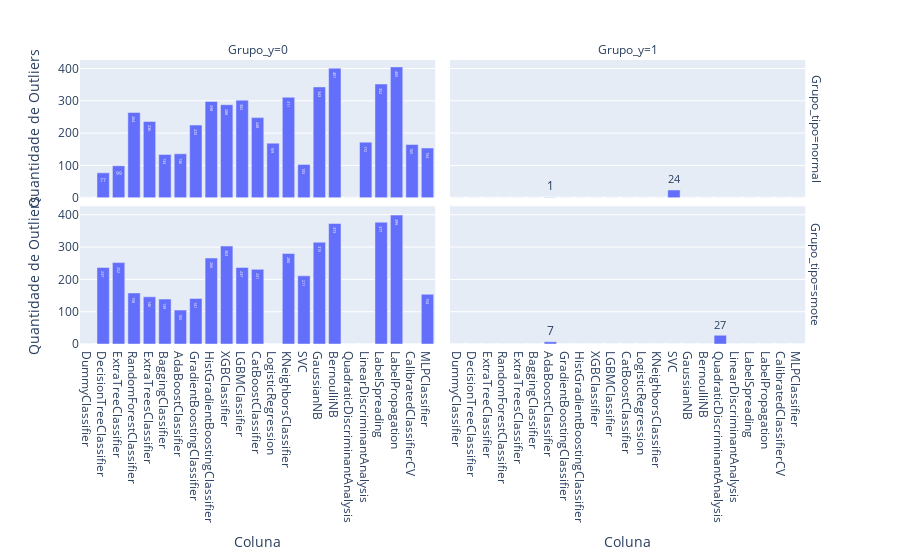

Source (notebook cell):
### Code cell
outliers_df = pd.DataFrame(columns=['Coluna', 'Grupo_y', 'Grupo_tipo', 'Quantidade de Outliers'])

# Iterar pelos grupos definidos pelas colunas 'y' e 'tipo'
for (y_value, tipo_value), group in previsoes.groupby(['y', 'tipo']):
    # Iterar sobre cada coluna (exceto 'y' e 'tipo') e calcular o número de outliers para cada grupo
    for coluna in group.columns:
        if coluna not in ['y', 'tipo']:
            # Calcular os quartis e o intervalo interquartil (IQR)
            Q1 = group[coluna].quantile(0.25)
            Q3 = group[coluna].quantile(0.75)
            IQR = Q3 - Q1

            # Definir limites inferiores e superiores para detectar outliers
            limite_inferior = Q1 - 1.5 * IQR
            limite_superior = Q3 + 1.5 * IQR

            # Contar quantos valores estão fora dos limites definidos
            outliers_count = group[(group[coluna] < limite_inferior) | (group[coluna] > limite_superior)].shape[0]

            # Adicionar a contagem de outliers ao DataFrame final
            outliers_df.loc[len(outliers_df)] = [coluna, y_value, tipo_value, outliers_count]

# Exibir o DataFrame de outliers
#display(outliers_df)

px.bar(outliers_df, 
       x='Coluna', 
       y='Quantidade de Outliers', 
       facet_row='Grupo_tipo',
       facet_col='Grupo_y', 
       text='Quantidade de Outliers')

### Figure 1 — Plotly figure (JSON) as saved in the notebook; plotly's stock layout.template omitted (floating-point values rounded to 4 significant figures)
{"data": [{"alignmentgroup": "True", "hovertemplate": "Grupo_tipo=normal<br>Grupo_y=0<br>Coluna=%{x}<br>Quantidade de Outliers=%{text}<extra></extra>", "legendgroup": "", "marker": {"color": "#636efa", "pattern": {"shape": ""}}, "name": "", "offsetgroup": "", "orientation": "v", "showlegend": false, "text": [0, 77, 99, 264, 236, 134, 136, 225, 298, 288, 302, 248, 169, 311, 103, 343, 401, 0, 172, 352, 405, 165, 154], "textposition": "auto", "type": "bar", "x": ["DummyClassifier", "DecisionTreeClassifier", "ExtraTreeClassifier", "RandomForestClassifier", "ExtraTreesClassifier", "BaggingClassifier", "AdaBoostClassifier", "GradientBoostingClassifier", "HistGradientBoostingClassifier", "XGBClassifier", "LGBMClassifier", "CatBoostClassifier", "LogisticRegression", "KNeighborsClassifier", "SVC", "GaussianNB", "BernoulliNB", "QuadraticDiscriminantAnalysis", "LinearDiscriminantAnalysis", "LabelSpreading", "LabelPropagation", "CalibratedClassifierCV", "MLPClassifier"], "xaxis": "x3", "y": [0, 77, 99, 264, 236, 134, 136, 225, 298, 288, 302, 248, 169, 311, 103, 343, 401, 0, 172, 352, 405, 165, 154], "yaxis": "y3"}, {"alignmentgroup": "True", "hovertemplate": "Grupo_tipo=normal<br>Grupo_y=1<br>Coluna=%{x}<br>Quantidade de Outliers=%{text}<extra></extra>", "legendgroup": "", "marker": {"color": "#636efa", "pattern": {"shape": ""}}, "name": "", "offsetgroup": "", "orientation": "v", "showlegend": false, "text": [0, 0, 0, 0, 0, 0, 1, 0, 0, 0, 0, 0, 0, 0, 24, 0, 0, 0, 0, 0, 0, 0, 0], "textposition": "auto", "type": "bar", "x": ["DummyClassifier", "DecisionTreeClassifier", "ExtraTreeClassifier", "RandomForestClassifier", "ExtraTreesClassifier", "BaggingClassifier", "AdaBoostClassifier", "GradientBoostingClassifier", "HistGradientBoostingClassifier", "XGBClassifier", "LGBMClassifier", "CatBoostClassifier", "LogisticRegression", "KNeighborsClassifier", "SVC", "GaussianNB", "BernoulliNB", "QuadraticDiscriminantAnalysis", "LinearDiscriminantAnalysis", "LabelSpreading", "LabelPropagation", "CalibratedClassifierCV", "MLPClassifier"], "xaxis": "x4", "y": [0, 0, 0, 0, 0, 0, 1, 0, 0, 0, 0, 0, 0, 0, 24, 0, 0, 0, 0, 0, 0, 0, 0], "yaxis": "y4"}, {"alignmentgroup": "True", "hovertemplate": "Grupo_tipo=smote<br>Grupo_y=0<br>Coluna=%{x}<br>Quantidade de Outliers=%{text}<extra></extra>", "legendgroup": "", "marker": {"color": "#636efa", "pattern": {"shape": ""}}, "name": "", "offsetgroup": "", "orientation": "v", "showlegend": false, "text": [0, 237, 252, 158, 146, 139, 105, 141, 266, 303, 237, 231, 0, 280, 211, 315, 373, 0, 0, 377, 399, 0, 154], "textposition": "auto", "type": "bar", "x": ["DummyClassifier", "DecisionTreeClassifier", "ExtraTreeClassifier", "RandomForestClassifier", "ExtraTreesClassifier", "BaggingClassifier", "AdaBoostClassifier", "GradientBoostingClassifier", "HistGradientBoostingClassifier", "XGBClassifier", "LGBMClassifier", "CatBoostClassifier", "LogisticRegression", "KNeighborsClassifier", "SVC", "GaussianNB", "BernoulliNB", "QuadraticDiscriminantAnalysis", "LinearDiscriminantAnalysis", "LabelSpreading", "LabelPropagation", "CalibratedClassifierCV", "MLPClassifier"], "xaxis": "x", "y": [0, 237, 252, 158, 146, 139, 105, 141, 266, 303, 237, 231, 0, 280, 211, 315, 373, 0, 0, 377, 399, 0, 154], "yaxis": "y"}, {"alignmentgroup": "True", "hovertemplate": "Grupo_tipo=smote<br>Grupo_y=1<br>Coluna=%{x}<br>Quantidade de Outliers=%{text}<extra></extra>", "legendgroup": "", "marker": {"color": "#636efa", "pattern": {"shape": ""}}, "name": "", "offsetgroup": "", "orientation": "v", "showlegend": false, "text": [0, 0, 0, 0, 0, 0, 7, 0, 0, 0, 0, 0, 0, 0, 0, 0, 0, 27, 0, 0, 0, 0, 0], "textposition": "auto", "type": "bar", "x": ["DummyClassifier", "DecisionTreeClassifier", "ExtraTreeClassifier", "RandomForestClassifier", "ExtraTreesClassifier", "BaggingClassifier", "AdaBoostClassifier", "GradientBoostingClassifier", "HistGradientBoostingClassifier", "XGBClassifier", "LGBMClassifier", "CatBoostClassifier", "LogisticRegression", "KNeighborsClassifier", "SVC", "GaussianNB", "BernoulliNB", "QuadraticDiscriminantAnalysis", "LinearDiscriminantAnalysis", "LabelSpreading", "LabelPropagation", "CalibratedClassifierCV", "MLPClassifier"], "xaxis": "x2", "y": [0, 0, 0, 0, 0, 0, 7, 0, 0, 0, 0, 0, 0, 0, 0, 0, 0, 27, 0, 0, 0, 0, 0], "yaxis": "y2"}], "layout": {"annotations": [{"font": {}, "showarrow": false, "text": "Grupo_y=0", "x": 0.24, "xanchor": "center", "xref": "paper", "y": 1, "yanchor": "bottom", "yref": "paper"}, {"font": {}, "showarrow": false, "text": "Grupo_y=1", "x": 0.74, "xanchor": "center", "xref": "paper", "y": 1, "yanchor": "bottom", "yref": "paper"}, {"font": {}, "showarrow": false, "text": "Grupo_tipo=smote", "textangle": 90, "x": 0.98, "xanchor": "left", "xref": "paper", "y": 0.2425, "yanchor": "middle", "yref": "paper"}, {"font": {}, "showarrow": false, "text": "Grupo_tipo=normal", "textangle": 90, "x": 0.98, "xanchor": "left", "xref": "paper", "y": 0.7575, "yanchor": "middle", "yref": "paper"}], "barmode": "relative", "legend": {"tracegroupgap": 0}, "margin": {"t": 60}, "xaxis": {"anchor": "y", "domain": [0, 0.48], "title": {"text": "Coluna"}}, "xaxis2": {"anchor": "y2", "domain": [0.5, 0.98], "matches": "x", "title": {"text": "Coluna"}}, "xaxis3": {"anchor": "y3", "domain": [0, 0.48], "matches": "x", "showticklabels": false}, "xaxis4": {"anchor": "y4", "domain": [0.5, 0.98], "matches": "x", "showticklabels": false}, "yaxis": {"anchor": "x", "domain": [0, 0.485], "title": {"text": "Quantidade de Outliers"}}, "yaxis2": {"anchor": "x2", "domain": [0, 0.485], "matches": "y", "showticklabels": false}, "yaxis3": {"anchor": "x3", "domain": [0.515, 1], "matches": "y", "title": {"text": "Quantidade de Outliers"}}, "yaxis4": {"anchor": "x4", "domain": [0.515, 1], "matches": "y", "showticklabels": false}}}
